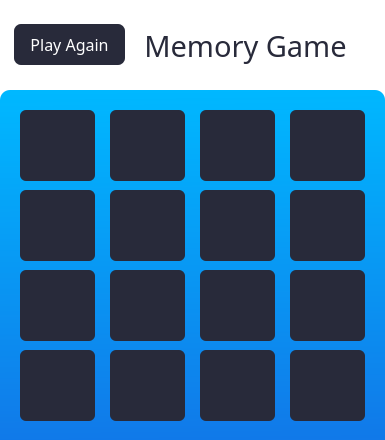
<?xml version="1.0" encoding="UTF-8"?>
<ui version="4.0">
 <class>Dialog</class>
 <widget class="QDialog" name="Dialog">
  <property name="geometry">
   <rect>
    <x>0</x>
    <y>0</y>
    <width>385</width>
    <height>440</height>
   </rect>
  </property>
  <property name="minimumSize">
   <size>
    <width>385</width>
    <height>430</height>
   </size>
  </property>
  <property name="maximumSize">
   <size>
    <width>385</width>
    <height>440</height>
   </size>
  </property>
  <property name="windowTitle">
   <string>Memory Game</string>
  </property>
  <property name="windowIcon">
   <iconset>
    <normaloff>../img/brain.png</normaloff>../img/brain.png</iconset>
  </property>
  <property name="styleSheet">
   <string notr="true">background-color: white;</string>
  </property>
  <widget class="QPushButton" name="pushButton">
   <property name="geometry">
    <rect>
     <x>20</x>
     <y>110</y>
     <width>75</width>
     <height>71</height>
    </rect>
   </property>
   <property name="styleSheet">
    <string notr="true">background-color: rgb(40, 42, 58);
border-radius: 6px;</string>
   </property>
   <property name="text">
    <string/>
   </property>
  </widget>
  <widget class="QPushButton" name="pushButton_2">
   <property name="geometry">
    <rect>
     <x>20</x>
     <y>190</y>
     <width>75</width>
     <height>71</height>
    </rect>
   </property>
   <property name="styleSheet">
    <string notr="true">background-color: rgb(40, 42, 58);
border-radius: 6px;</string>
   </property>
   <property name="text">
    <string/>
   </property>
  </widget>
  <widget class="QPushButton" name="pushButton_3">
   <property name="geometry">
    <rect>
     <x>20</x>
     <y>270</y>
     <width>75</width>
     <height>71</height>
    </rect>
   </property>
   <property name="styleSheet">
    <string notr="true">background-color: rgb(40, 42, 58);
border-radius: 6px;</string>
   </property>
   <property name="text">
    <string/>
   </property>
  </widget>
  <widget class="QPushButton" name="pushButton_4">
   <property name="geometry">
    <rect>
     <x>20</x>
     <y>350</y>
     <width>75</width>
     <height>71</height>
    </rect>
   </property>
   <property name="styleSheet">
    <string notr="true">background-color: rgb(40, 42, 58);
border-radius: 6px;</string>
   </property>
   <property name="text">
    <string/>
   </property>
  </widget>
  <widget class="QPushButton" name="pushButton_5">
   <property name="geometry">
    <rect>
     <x>110</x>
     <y>190</y>
     <width>75</width>
     <height>71</height>
    </rect>
   </property>
   <property name="styleSheet">
    <string notr="true">background-color: rgb(40, 42, 58);
border-radius: 6px;</string>
   </property>
   <property name="text">
    <string/>
   </property>
  </widget>
  <widget class="QPushButton" name="pushButton_6">
   <property name="geometry">
    <rect>
     <x>110</x>
     <y>110</y>
     <width>75</width>
     <height>71</height>
    </rect>
   </property>
   <property name="styleSheet">
    <string notr="true">background-color: rgb(40, 42, 58);
border-radius: 6px;</string>
   </property>
   <property name="text">
    <string/>
   </property>
  </widget>
  <widget class="QPushButton" name="pushButton_7">
   <property name="geometry">
    <rect>
     <x>110</x>
     <y>350</y>
     <width>75</width>
     <height>71</height>
    </rect>
   </property>
   <property name="styleSheet">
    <string notr="true">background-color: rgb(40, 42, 58);
border-radius: 6px;</string>
   </property>
   <property name="text">
    <string/>
   </property>
  </widget>
  <widget class="QPushButton" name="pushButton_8">
   <property name="geometry">
    <rect>
     <x>110</x>
     <y>270</y>
     <width>75</width>
     <height>71</height>
    </rect>
   </property>
   <property name="styleSheet">
    <string notr="true">background-color: rgb(40, 42, 58);
border-radius: 6px;</string>
   </property>
   <property name="text">
    <string/>
   </property>
  </widget>
  <widget class="QPushButton" name="pushButton_9">
   <property name="geometry">
    <rect>
     <x>200</x>
     <y>270</y>
     <width>75</width>
     <height>71</height>
    </rect>
   </property>
   <property name="styleSheet">
    <string notr="true">background-color: rgb(40, 42, 58);
border-radius: 6px;</string>
   </property>
   <property name="text">
    <string/>
   </property>
  </widget>
  <widget class="QPushButton" name="pushButton_10">
   <property name="geometry">
    <rect>
     <x>200</x>
     <y>350</y>
     <width>75</width>
     <height>71</height>
    </rect>
   </property>
   <property name="styleSheet">
    <string notr="true">background-color: rgb(40, 42, 58);
border-radius: 6px;</string>
   </property>
   <property name="text">
    <string/>
   </property>
  </widget>
  <widget class="QPushButton" name="pushButton_11">
   <property name="geometry">
    <rect>
     <x>200</x>
     <y>110</y>
     <width>75</width>
     <height>71</height>
    </rect>
   </property>
   <property name="styleSheet">
    <string notr="true">background-color: rgb(40, 42, 58);
border-radius: 6px;</string>
   </property>
   <property name="text">
    <string/>
   </property>
  </widget>
  <widget class="QPushButton" name="pushButton_12">
   <property name="geometry">
    <rect>
     <x>200</x>
     <y>190</y>
     <width>75</width>
     <height>71</height>
    </rect>
   </property>
   <property name="styleSheet">
    <string notr="true">background-color: rgb(40, 42, 58);
border-radius: 6px;</string>
   </property>
   <property name="text">
    <string/>
   </property>
  </widget>
  <widget class="QPushButton" name="pushButton_13">
   <property name="geometry">
    <rect>
     <x>290</x>
     <y>270</y>
     <width>75</width>
     <height>71</height>
    </rect>
   </property>
   <property name="styleSheet">
    <string notr="true">background-color: rgb(40, 42, 58);
border-radius: 6px;</string>
   </property>
   <property name="text">
    <string/>
   </property>
  </widget>
  <widget class="QPushButton" name="pushButton_14">
   <property name="geometry">
    <rect>
     <x>290</x>
     <y>350</y>
     <width>75</width>
     <height>71</height>
    </rect>
   </property>
   <property name="styleSheet">
    <string notr="true">background-color: rgb(40, 42, 58);
border-radius: 6px;</string>
   </property>
   <property name="text">
    <string/>
   </property>
  </widget>
  <widget class="QPushButton" name="pushButton_15">
   <property name="geometry">
    <rect>
     <x>290</x>
     <y>110</y>
     <width>75</width>
     <height>71</height>
    </rect>
   </property>
   <property name="styleSheet">
    <string notr="true">background-color: rgb(40, 42, 58);
border-radius: 6px;</string>
   </property>
   <property name="text">
    <string/>
   </property>
  </widget>
  <widget class="QPushButton" name="pushButton_16">
   <property name="geometry">
    <rect>
     <x>290</x>
     <y>190</y>
     <width>75</width>
     <height>71</height>
    </rect>
   </property>
   <property name="styleSheet">
    <string notr="true">background-color: rgb(40, 42, 58);
border-radius: 6px;</string>
   </property>
   <property name="text">
    <string/>
   </property>
  </widget>
  <widget class="QLabel" name="label">
   <property name="geometry">
    <rect>
     <x>0</x>
     <y>90</y>
     <width>385</width>
     <height>361</height>
    </rect>
   </property>
   <property name="styleSheet">
    <string notr="true">background-color: qlineargradient(spread:pad, x1:0.506, y1:1, x2:0.494, y2:0, stop:0 rgba(17, 119, 232, 255), stop:1 rgba(0, 184, 255, 255));
border-radius: 10px;</string>
   </property>
   <property name="text">
    <string/>
   </property>
  </widget>
  <widget class="QLabel" name="lbl_turn_2">
   <property name="geometry">
    <rect>
     <x>130</x>
     <y>20</y>
     <width>231</width>
     <height>51</height>
    </rect>
   </property>
   <property name="font">
    <font>
     <family>Fredoka One</family>
     <pointsize>22</pointsize>
     <weight>50</weight>
     <bold>false</bold>
     <kerning>true</kerning>
    </font>
   </property>
   <property name="styleSheet">
    <string notr="true">background-color: transparent;
color: rgb(40, 42, 58);</string>
   </property>
   <property name="text">
    <string>Memory Game</string>
   </property>
   <property name="alignment">
    <set>Qt::AlignCenter</set>
   </property>
  </widget>
  <widget class="QPushButton" name="btn_playagain">
   <property name="geometry">
    <rect>
     <x>14</x>
     <y>24</y>
     <width>111</width>
     <height>41</height>
    </rect>
   </property>
   <property name="font">
    <font>
     <family>Fredoka One</family>
     <pointsize>12</pointsize>
     <weight>50</weight>
     <bold>false</bold>
    </font>
   </property>
   <property name="cursor">
    <cursorShape>PointingHandCursor</cursorShape>
   </property>
   <property name="styleSheet">
    <string notr="true">color: #ffffff;
color: rgb(255, 255, 255);
background-color: rgb(40, 42, 58);
border-radius: 7px;</string>
   </property>
   <property name="text">
    <string>Play Again</string>
   </property>
  </widget>
  <zorder>label</zorder>
  <zorder>pushButton</zorder>
  <zorder>pushButton_2</zorder>
  <zorder>pushButton_3</zorder>
  <zorder>pushButton_4</zorder>
  <zorder>pushButton_5</zorder>
  <zorder>pushButton_6</zorder>
  <zorder>pushButton_7</zorder>
  <zorder>pushButton_8</zorder>
  <zorder>pushButton_9</zorder>
  <zorder>pushButton_10</zorder>
  <zorder>pushButton_11</zorder>
  <zorder>pushButton_12</zorder>
  <zorder>pushButton_13</zorder>
  <zorder>pushButton_14</zorder>
  <zorder>pushButton_15</zorder>
  <zorder>pushButton_16</zorder>
  <zorder>lbl_turn_2</zorder>
  <zorder>btn_playagain</zorder>
 </widget>
 <resources/>
 <connections/>
</ui>
